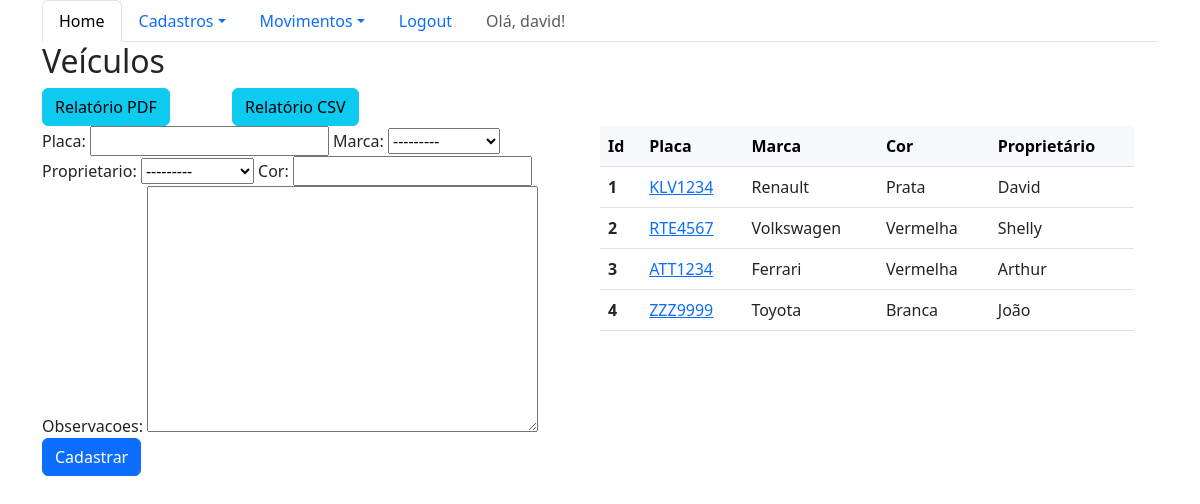
Page /sistema/veiculos/ (signed in) on the committed database.
### core/models.py (models this page shows, shortened)
class Veiculo(models.Model):
    placa = models.CharField(max_length=7)
    marca = models.ForeignKey(Marca,blank=True,null=True, on_delete=models.CASCADE)
    proprietario = models.ForeignKey(Pessoa,on_delete=models.CASCADE)
    cor = models.CharField(max_length=15, blank=True, null=True)
    observacoes = models.TextField(blank=True, null=True)

class Marca(models.Model):
    nome = models.CharField(max_length=50)
    def __str__(self):
        return self.nome

class Pessoa(models.Model):
    nome = models.CharField(max_length=100)
    endereco = models.CharField(max_length=200,blank=True,null=True)
    telefone = models.CharField(max_length=20,blank=True,null=True)
    def __str__(self):
        return self.nome

### core/views.py (the view)
@login_required
def lista_veiculos(request):
    veiculos = Veiculo.objects.all()
    form = VeiculoForm()
    data = {'veiculos': veiculos, 'form': form}
    return render(request, 'core/lista_veiculos.html',data )

### core/forms.py
class VeiculoForm(ModelForm):
    class Meta:
        model = Veiculo
        fields = '__all__'

### core/templates/core/lista_veiculos.html (shortened to what this page needs)
{% extends 'logado.html' %}
{% load bootstrap %}
{% block main %}
    <div class="row">
        <div class="col-12">
            <h2>Veículos</h2>
        </div>
    </div>
    <div class="row">
        <div class="col-2">
            <a class="btn btn-info" href="#">Relatório PDF</a>
        </div>
        <div class="col-2">
            <a class="btn btn-info" href="{% url 'relatorio_csv' %}">Relatório CSV</a>
        </div>
    <div class="row">
        <div class="col-sm-6">
            <form action="{% url 'core_veiculo_novo' %}" method="POST">
                {{form|bootstrap}}
                <button type="submit" class="btn btn-primary">Cadastrar</button>
            </form>
        </div>
        <div class="col-sm-6">
            <table class="table">
              <thead class="table-light">
                <tr>
                  <th scope="col">Id</th>
                  <th scope="col">Placa</th>
                  <th scope="col">Marca</th>
                  <th scope="col">Cor</th>
                  <th scope="col">Proprietário</th>
                </tr>
              </thead>
              <tbody>
                {% for veiculo in veiculos %}
                <tr>
                  <th scope="row">{{veiculo.id}}</th>
                  <td><a href="{% url 'core_veiculo_update' veiculo.id %}">{{veiculo.placa}}</a></td>
                  <td>{{veiculo.marca}}</td>
                  <td>{{veiculo.cor}}</td>
                  <td>{{veiculo.proprietario}}</td>
                </tr>
                {% endfor %}
              </tbody>
            </table>
        </div>
    </div>
{% endblock %}

### templates/logado.html (shortened to what this page needs)
{% extends 'base.html' %}
    {% block contents %}
    <ul class="nav nav-tabs">
      {% if user.is_authenticated %}
      <li class="nav-item">
        <a class="nav-link active" aria-current="page" href="{% url 'core_home' %}">Home</a>
      </li>
      <li class="nav-item dropdown">
        <a class="nav-link dropdown-toggle" data-bs-toggle="dropdown" href="#" role="button" aria-expanded="false">Cadastros</a>
      </li>
      <li class="nav-item dropdown">
        <a class="nav-link dropdown-toggle" data-bs-toggle="dropdown" href="#" role="button" aria-expanded="false">Movimentos</a>
      </li>
      <li class="nav-item">
        <a class="nav-link" href="{% url 'logout' %}">Logout</a>
      </li>
      <li class="nav-item">
        <a class="nav-link disabled" href="#">Olá, {{user}}!</a>
      </li>
      {% else %}
      <li class="nav-item">
        <a class="nav-link" href="{% url 'login' %}">Login</a>
      </li>
      {%endif%}
    </ul>
    {% block main %}
    {% endblock %}
{% endblock %}

### rows in the picture
Veiculo: id "1", placa "KLV1234", marca "Renault", cor "Prata", proprietario "David"
Veiculo: id "2", placa "RTE4567", marca "Volkswagen", cor "Vermelha", proprietario "Shelly"
Veiculo: id "3", placa "ATT1234", marca "Ferrari", cor "Vermelha", proprietario "Arthur"
Veiculo: id "4", placa "ZZZ9999", marca "Toyota", cor "Branca", proprietario "João"

### other values in the picture
{{ user }} "david"
